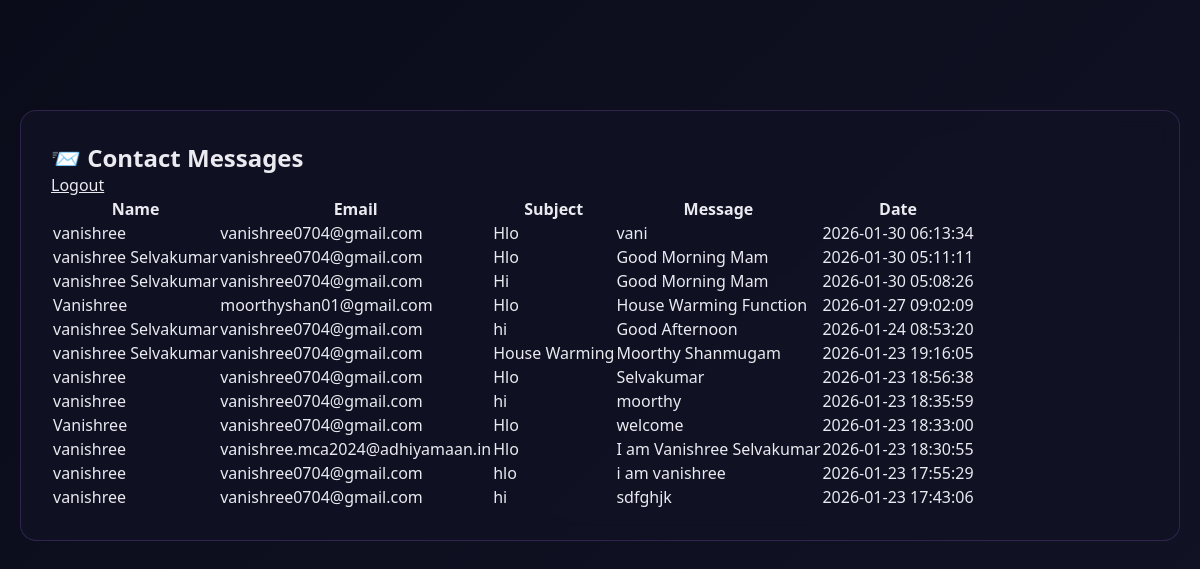
Screenshot of /admin/dashboard (signed in) with the database file from the repository.
### tables this page shows
CREATE TABLE contact_messages (
    id INTEGER PRIMARY KEY AUTOINCREMENT,
    name TEXT,
    email TEXT,
    subject TEXT,
    message TEXT,
    created_at TIMESTAMP DEFAULT CURRENT_TIMESTAMP
);

### app.py (the view)
@app.route("/admin/dashboard")
def admin_dashboard():
    if "admin" not in session:
        return redirect(url_for("admin_login"))
    conn = get_db_connection()
    cursor = conn.cursor()
    cursor.execute(
        "SELECT * FROM contact_messages ORDER BY created_at DESC"
    )
    messages = cursor.fetchall()
    conn.close()
    return render_template("admin_dashboard.html", messages=messages)

### database.py (called while the page is built)
def get_db_connection():
    conn = sqlite3.connect("portfolio.db")
    conn.row_factory = sqlite3.Row
    return conn

### templates/admin_dashboard.html (shortened to what this page needs)
<!DOCTYPE html>
<html lang="en">
<head>
  <link rel="stylesheet" href="{{ url_for('static', filename='style.css') }}">
</head>
<body>
<section style="max-width:1200px; margin:90px auto; padding:20px;">
  <div class="section-card" style="padding:30px;">
    <div class="d-flex justify-content-between align-items-center mb-4">
      <h2>📨 Contact Messages</h2>
      <a href="/admin/logout" class="btn btn-outline">Logout</a>
    </div>
    <div style="overflow-x:auto;">
      <table class="table table-dark table-hover align-middle">
        <thead>
          <tr>
            <th>Name</th>
            <th>Email</th>
            <th>Subject</th>
            <th>Message</th>
            <th>Date</th>
          </tr>
        </thead>
        <tbody>
          {% for msg in messages %}
          <tr>
            <td>{{ msg.name }}</td>
            <td>{{ msg.email }}</td>
            <td>{{ msg.subject }}</td>
            <td style="max-width:320px;">{{ msg.message }}</td>
            <td>{{ msg.created_at }}</td>
          </tr>
          {% else %}
          <tr>
            <td colspan="5" class="text-center py-4">
              No messages yet
            </td>
          </tr>
          {% endfor %}
        </tbody>
      </table>
    </div>
  </div>
</section>
</body>
</html>

### static/css/style.css (style rules this page uses)
* { margin: 0; padding: 0; box-sizing: border-box; }
html { scroll-behavior: smooth; }
body { overflow-x: hidden; width: 100%; max-width: 100%; }
body { background: linear-gradient(135deg, #0b0c1a, #15162b, #0b0c1a); background-size: 300% 300%; animation: bgMove 18s ease infinite; color: #ffffff; font-family: 'Segoe UI', Tahoma, Geneva, Verdana, sans-serif; transition: all 0.5s ease; min-height: 100vh; }
body { color: #eaeaf0; }
body p, body h1, body h2, body h3, body h4, body h5, body span, body li, body a { color: #eaeaf0; }
section { padding: 80px 0; position: relative; }
.section-card, .project-box, .skill-box { background: rgba(17, 18, 36, 0.8); border-radius: 16px; padding: 25px; margin-bottom: 25px; border: 1px solid rgba(180, 115, 255, 0.2); transition: all 0.3s ease; height: 100%; backdrop-filter: blur(10px); }

### rows the page displays
contact_messages: name "vanishree", email "vanishree0704@gmail.com", subject "Hlo", message "vani", created_at "2026-01-30 06:13:34"
contact_messages: name "vanishree Selvakumar", email "vanishree0704@gmail.com", subject "Hlo", message "Good Morning Mam", created_at "2026-01-30 05:11:11"
contact_messages: name "vanishree Selvakumar", email "vanishree0704@gmail.com", subject "Hi", message "Good Morning Mam", created_at "2026-01-30 05:08:26"
contact_messages: name "Vanishree", email "moorthyshan01@gmail.com", subject "Hlo", message "House Warming Function", created_at "2026-01-27 09:02:09"
contact_messages: name "vanishree Selvakumar", email "vanishree0704@gmail.com", subject "hi", message "Good Afternoon", created_at "2026-01-24 08:53:20"
contact_messages: name "vanishree Selvakumar", email "vanishree0704@gmail.com", subject "House Warming", message "Moorthy Shanmugam", created_at "2026-01-23 19:16:05"
contact_messages: name "vanishree", email "vanishree0704@gmail.com", subject "Hlo", message "Selvakumar", created_at "2026-01-23 18:56:38"
contact_messages: name "vanishree", email "vanishree0704@gmail.com", subject "hi", message "moorthy", created_at "2026-01-23 18:35:59"
contact_messages: name "Vanishree", email "vanishree0704@gmail.com", subject "Hlo", message "welcome", created_at "2026-01-23 18:33:00"
contact_messages: name "vanishree", email "vanishree.mca2024@adhiyamaan.in", subject "Hlo", message "I am Vanishree Selvakumar", created_at "2026-01-23 18:30:55"
contact_messages: name "vanishree", email "vanishree0704@gmail.com", subject "hlo", message "i am vanishree", created_at "2026-01-23 17:55:29"
contact_messages: name "vanishree", email "vanishree0704@gmail.com", subject "hi", message "sdfghjk", created_at "2026-01-23 17:43:06"
